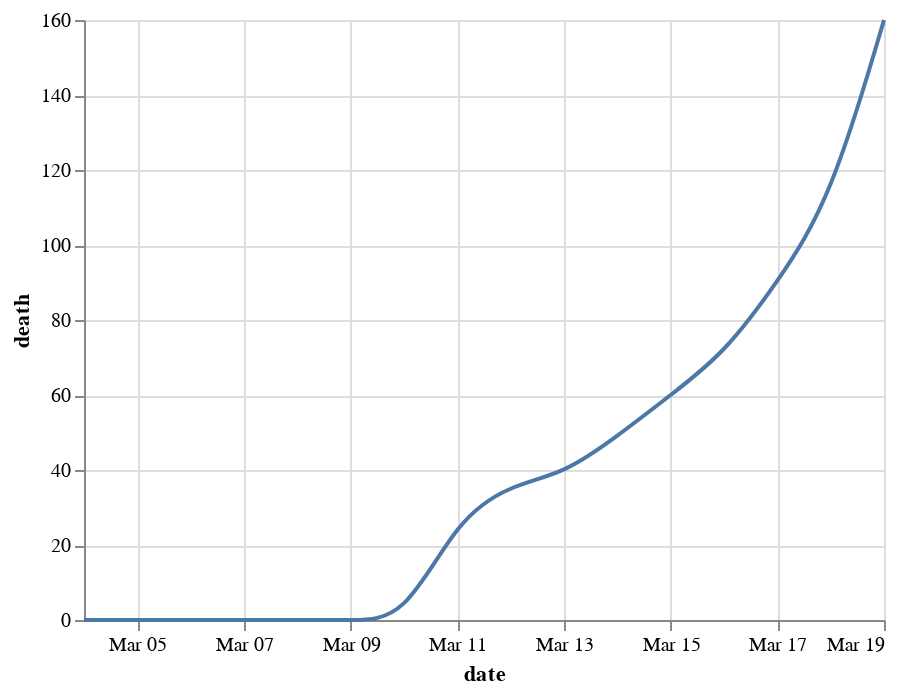

The notebook cell saved with this chart:
### Markdown cell above
### Overall US deaths

### Code cell
us_agg = us_df.groupby(["date"], as_index=False).agg({"death": sum, "positive":sum, "pending":sum})

alt.Chart(us_agg).mark_line(interpolate='basis').encode(
    alt.X('date:T', axis=alt.Axis(format='%b %d')),
    alt.Y('death:Q')
)

### Figure 1 — Vega-Lite specification as saved in the notebook (floating-point values rounded to 4 significant figures)
{"config": {"view": {"continuousWidth": 400, "continuousHeight": 300}}, "data": {"name": "data-b0fbbfa363dbfabbb753bab5c511ead0"}, "mark": {"type": "line", "interpolate": "basis"}, "encoding": {"x": {"type": "temporal", "axis": {"format": "%b %d"}, "field": "date"}, "y": {"type": "quantitative", "field": "death"}}, "$schema": "https://vega.github.io/schema/vega-lite/v4.0.2.json", "datasets": {"data-b0fbbfa363dbfabbb753bab5c511ead0": [{"date": "2020-03-04T00:00:00", "death": 0.0, "positive": 118, "pending": 103}, {"date": "2020-03-05T00:00:00", "death": 0.0, "positive": 176, "pending": 197}, {"date": "2020-03-06T00:00:00", "death": 0.0, "positive": 223, "pending": 458}, {"date": "2020-03-07T00:00:00", "death": 0.0, "positive": 341, "pending": 602}, {"date": "2020-03-08T00:00:00", "death": 0.0, "positive": 417, "pending": 347}, {"date": "2020-03-09T00:00:00", "death": 0.0, "positive": 584, "pending": 313}, {"date": "2020-03-10T00:00:00", "death": 0.0, "positive": 778, "pending": 469}, {"date": "2020-03-11T00:00:00", "death": 27.0, "positive": 1053, "pending": 563}, {"date": "2020-03-12T00:00:00", "death": 36.0, "positive": 1315, "pending": 673}, {"date": "2020-03-13T00:00:00", "death": 39.0, "positive": 1922, "pending": 1130}, {"date": "2020-03-14T00:00:00", "death": 49.0, "positive": 2450, "pending": 1236}, {"date": "2020-03-15T00:00:00", "death": 60.0, "positive": 3173, "pending": 2242}, {"date": "2020-03-16T00:00:00", "death": 71.0, "positive": 4019, "pending": 1691}, {"date": "2020-03-17T00:00:00", "death": 90.0, "positive": 5723, "pending": 1687}, {"date": "2020-03-18T00:00:00", "death": 112.0, "positive": 7731, "pending": 2538}, {"date": "2020-03-19T00:00:00", "death": 160.0, "positive": 11723, "pending": 3025}]}}
